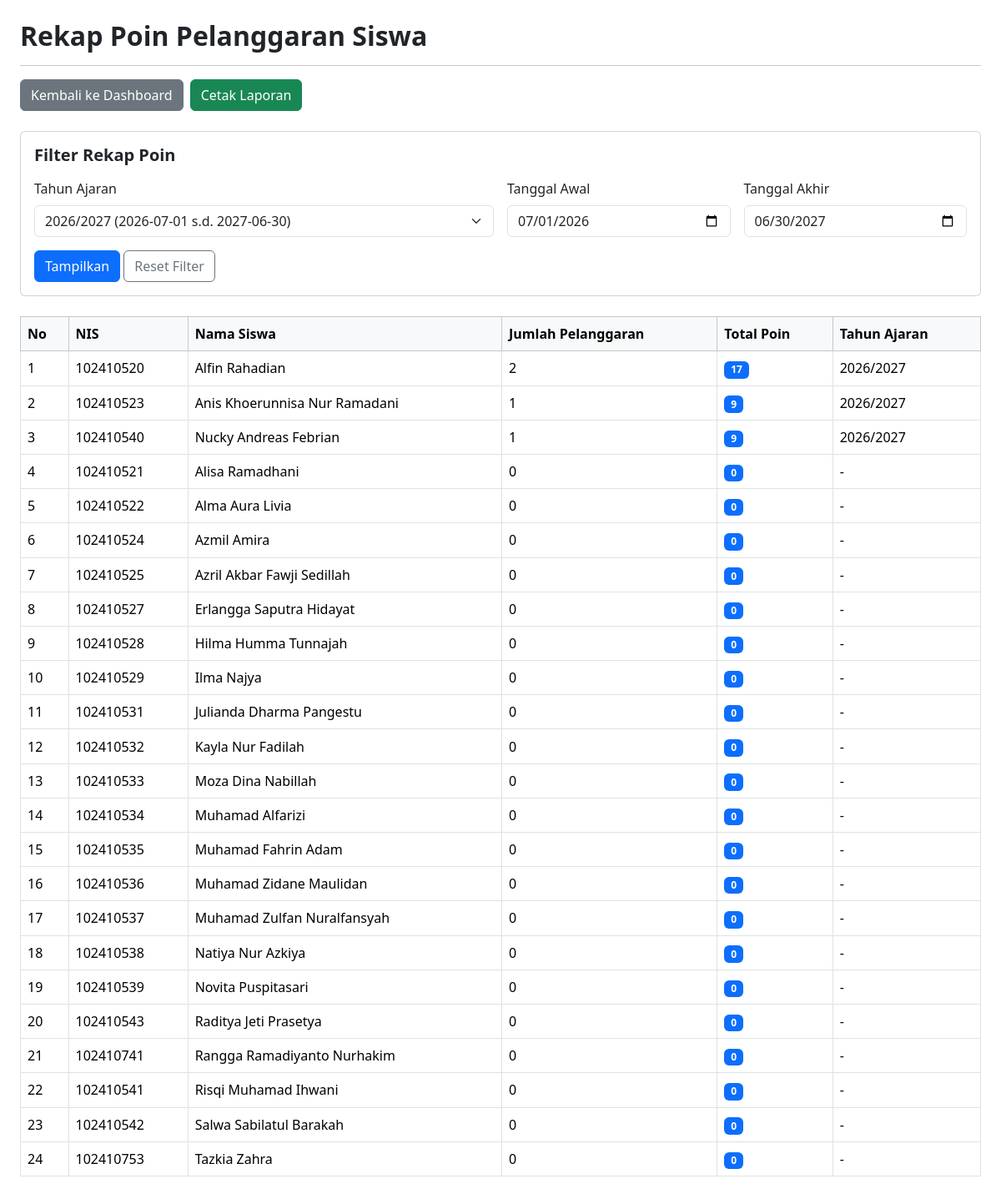
The app's page /rekap_point.php (signed in) with its own data.
### tables this page shows
CREATE TABLE `t_tahun_ajaran` (
  `id` int(11) NOT NULL,
  `nama` varchar(20) DEFAULT NULL,
  `tanggal_mulai` date NOT NULL,
  `tanggal_selesai` date NOT NULL,
  `status_aktif` tinyint(1) NOT NULL,
  `created_at` timestamp NOT NULL DEFAULT current_timestamp(),
  `updated_at` timestamp NOT NULL DEFAULT current_timestamp()
);

CREATE TABLE `t_siswa` (
  `id` int(11) NOT NULL,
  `nis` varchar(30) DEFAULT NULL,
  `nisn` varchar(20) NOT NULL,
  `nama` varchar(150) DEFAULT NULL,
  `jenis_kelamin` char(1) NOT NULL,
  `tanggal_lahir` date NOT NULL,
  `alamat` text NOT NULL,
  `status_aktif` tinyint(1) NOT NULL,
  `created_at` timestamp NOT NULL DEFAULT current_timestamp(),
  `updated_at` timestamp NOT NULL DEFAULT current_timestamp()
);

### includes/tahun_ajaran.php (called while the page is built, shortened)
<?php
if (!function_exists('tahun_ajaran_aktif_id')) {
    function tahun_ajaran_aktif_id($koneksi): int
    {
        static $cache = [];
        $db = $koneksi instanceof mysqli ? $koneksi : ($GLOBALS['koneksi'] ?? null);
        $query = mysqli_query(
            $db,
            "SELECT id
             FROM t_tahun_ajaran
             WHERE status_aktif = 1
             ORDER BY (tanggal_mulai <= CURDATE()
                       AND tanggal_selesai >= CURDATE()) DESC,
                      id DESC
             LIMIT 1"
        );
        $id = 0;
        if ($query) {
            $data = mysqli_fetch_assoc($query);
            $id = (int) ($data['id'] ?? 0);
        }
        return $cache[$db->thread_id ?? 'default'] = $id;
    }
}

### rekap_point.php (the view, shortened to what this page needs)
<?php
include 'config/koneksi.php';
include 'includes/tahun_ajaran.php';
$embed = isset($_GET['embed']) && $_GET['embed'] === '1';
$tahun_ajaran_id = isset($_GET['tahun_ajaran_id'])
    ? (int) $_GET['tahun_ajaran_id']
    : tahun_ajaran_aktif_id($koneksi);
$query_tahun = mysqli_query(
    $koneksi,
    "SELECT id, nama, tanggal_mulai, tanggal_selesai
     FROM t_tahun_ajaran
     ORDER BY status_aktif DESC, tanggal_mulai DESC, id DESC"
);
$daftarTahun = [];
$tahunTerpilih = null;
while ($ta = mysqli_fetch_assoc($query_tahun)) {
    $daftarTahun[] = $ta;
    if ((int)$ta['id'] === $tahun_ajaran_id) {
        $tahunTerpilih = $ta;
    }
}
$tanggal_mulai = isset($_GET['tanggal_mulai'])
    ? trim($_GET['tanggal_mulai'])
    : ($tahunTerpilih['tanggal_mulai'] ?? '');
$tanggal_selesai = isset($_GET['tanggal_selesai'])
    ? trim($_GET['tanggal_selesai'])
    : ($tahunTerpilih['tanggal_selesai'] ?? '');
$role = hak_role_efektif();
$filterWali = '';
if ($role === HAK_WALI_KELAS) {
    $filterWali = " WHERE EXISTS (
        SELECT 1 FROM t_kelas_siswa ks
        INNER JOIN t_wali_kelas wk ON wk.kelas_id = ks.kelas_id AND wk.tahun_ajaran_id = ks.tahun_ajaran_id AND wk.status_aktif = 1
        INNER JOIN t_guru g ON g.id = wk.guru_id
        WHERE ks.siswa_id = s.id AND g.user_id = " . (int)($_SESSION['id'] ?? 0) . " AND ks.status_aktif = 1
    )";
}
$filterTanggal = '';
if ($tanggal_mulai !== '') {
    $filterTanggal .= " AND ps.tanggal >= '" . mysqli_real_escape_string($koneksi, $tanggal_mulai) . "'";
}
if ($tanggal_selesai !== '') {
    $filterTanggal .= " AND ps.tanggal <= '" . mysqli_real_escape_string($koneksi, $tanggal_selesai) . "'";
}
$sql = "
    SELECT
        s.id,
        s.nis,
        s.nama,
        COUNT(ps.id) AS jumlah_pelanggaran,
        COALESCE(SUM(ps.poin), 0) AS total_poin,
        COALESCE(GROUP_CONCAT(DISTINCT ta.nama ORDER BY ta.nama SEPARATOR ', '), '-') AS tahun_ajaran
    FROM t_siswa s
    LEFT JOIN t_pelanggaran_siswa ps
        ON ps.siswa_id = s.id " . $filterTanggal . "
    LEFT JOIN t_tahun_ajaran ta ON ta.id = ps.tahun_ajaran_id
    " . $filterWali . "
    GROUP BY s.id, s.nis, s.nama
    ORDER BY total_poin DESC, s.nama ASC
";
$query = mysqli_query($koneksi, $sql);
function e($value) {
    return htmlspecialchars((string) $value, ENT_QUOTES, 'UTF-8');
}
?>
<?php if (!$embed): ?>
<!DOCTYPE html>
<html lang="id">
<head>
    <link href="https://cdn.jsdelivr.net/npm/bootstrap@5.3.3/dist/css/bootstrap.min.css" rel="stylesheet">
    <link href="https://cdn.datatables.net/2.3.4/css/dataTables.bootstrap5.min.css" rel="stylesheet">
</head>
<body>
<?php else: ?>
<link href="https://cdn.datatables.net/2.3.4/css/dataTables.bootstrap5.min.css" rel="stylesheet">
<?php endif; ?>
<div class="container-fluid p-3 p-md-4 bg-white">
    <h2 class="fw-bold mb-3">Rekap Poin Pelanggaran Siswa</h2>
    <hr>
    <div class="d-flex flex-wrap gap-2 mb-4">
        <a href="dashboard.php?embed=1"
           class="btn btn-secondary"
           onclick="return kembaliDashboard(event)">
            Kembali ke Dashboard
        </a>
        <button type="button"
                class="btn btn-success"
                onclick="cetakLaporan()">
            Cetak Laporan
        </button>
    </div>
    <div class="card mb-4">
        <div class="card-body">
            <h5 class="fw-bold mb-3">Filter Rekap Poin</h5>
            <form method="GET" action="rekap_point.php">
                <div class="row g-3 align-items-end">
                    <div class="col-12 col-md-6">
                        <label for="tahun_ajaran_id" class="form-label">Tahun Ajaran</label>
                        <select id="tahun_ajaran_id" name="tahun_ajaran_id" class="form-select">
                            <?php foreach ($daftarTahun as $ta): ?>
                                <option value="<?= (int)$ta['id'] ?>"
                                    data-mulai="<?= e($ta['tanggal_mulai']) ?>"
                                    data-selesai="<?= e($ta['tanggal_selesai']) ?>"
                                    <?= $tahun_ajaran_id === (int)$ta['id'] ? 'selected' : '' ?>>
                                    <?= e($ta['nama']) ?> (<?= e($ta['tanggal_mulai']) ?> s.d. <?= e($ta['tanggal_selesai']) ?>)
                                </option>
                            <?php endforeach; ?>
                        </select>
                    </div>
                    <div class="col-12 col-md-3">
                        <label for="tanggal_mulai" class="form-label">Tanggal Awal</label>
                        <input type="date" id="tanggal_mulai" name="tanggal_mulai"
                               class="form-control" value="<?= e($tanggal_mulai) ?>">
                    </div>
                    <div class="col-12 col-md-3">
                        <label for="tanggal_selesai" class="form-label">Tanggal Akhir</label>
                        <input type="date" id="tanggal_selesai" name="tanggal_selesai"
                               class="form-control" value="<?= e($tanggal_selesai) ?>" min="<?= e($tanggal_mulai) ?>">
                    </div>
                    <div class="col-12">
                        <button type="submit" class="btn btn-primary">Tampilkan</button>
                        <a href="rekap_point.php<?= $embed ? '?embed=1' : '' ?>" class="btn btn-outline-secondary">Reset Filter</a>
                    </div>
                </div>
            </form>
        </div>
    </div>
    <div class="table-responsive">
        <table id="tabelRekapPoin"
               class="table table-bordered table-hover align-middle w-100">
            <thead class="table-light">
                <tr>
                    <th>No</th>
                    <th>NIS</th>
                    <th>Nama Siswa</th>
                    <th>Jumlah Pelanggaran</th>
                    <th>Total Poin</th>
                    <th>Tahun Ajaran</th>
                </tr>
            </thead>
            <tbody>
                <?php
                $no = 1;
                if (mysqli_num_rows($query) > 0):
                    while ($data = mysqli_fetch_assoc($query)):
                ?>
                    <tr>
                        <td><?= $no++ ?></td>
                        <td><?= e($data['nis'] ?? '') ?></td>
                        <td><?= e($data['nama'] ?? '') ?></td>
                        <td><?= (int) $data['jumlah_pelanggaran'] ?></td>
                        <td>
                            <span class="badge text-bg-primary">
                                <?= (int) $data['total_poin'] ?>
                            </span>
                        </td>
                        <td><?= e($data['tahun_ajaran'] ?? '-') ?></td>
                    </tr>
                <?php
                    endwhile;
                endif; ?>
            </tbody>
        </table>
    </div>
</div>
<?php if (!$embed): ?>
</body>
</html>
<?php endif; ?>

### records on screen
t_tahun_ajaran: tanggal_mulai "07/01/2026", tanggal_selesai "06/30/2027"
t_siswa: nis "102410520", nama "Alfin Rahadian", jumlah_pelanggaran "2", total_poin "17", tahun_ajaran "2026/2027"
t_siswa: nis "102410523", nama "Anis Khoerunnisa Nur Ramadani", jumlah_pelanggaran "1", total_poin "9", tahun_ajaran "2026/2027"
t_siswa: nis "102410540", nama "Nucky Andreas Febrian", jumlah_pelanggaran "1", total_poin "9", tahun_ajaran "2026/2027"
t_siswa: nis "102410521", nama "Alisa Ramadhani", jumlah_pelanggaran "0", total_poin "0", tahun_ajaran "-"
t_siswa: nis "102410522", nama "Alma Aura Livia", jumlah_pelanggaran "0", total_poin "0", tahun_ajaran "-"
t_siswa: nis "102410524", nama "Azmil Amira", jumlah_pelanggaran "0", total_poin "0", tahun_ajaran "-"
t_siswa: nis "102410525", nama "Azril Akbar Fawji Sedillah", jumlah_pelanggaran "0", total_poin "0", tahun_ajaran "-"
t_siswa: nis "102410527", nama "Erlangga Saputra Hidayat", jumlah_pelanggaran "0", total_poin "0", tahun_ajaran "-"
t_siswa: nis "102410528", nama "Hilma Humma Tunnajah", jumlah_pelanggaran "0", total_poin "0", tahun_ajaran "-"
t_siswa: nis "102410529", nama "Ilma Najya", jumlah_pelanggaran "0", total_poin "0", tahun_ajaran "-"
t_siswa: nis "102410531", nama "Julianda Dharma Pangestu", jumlah_pelanggaran "0", total_poin "0", tahun_ajaran "-"
t_siswa: nis "102410532", nama "Kayla Nur Fadilah", jumlah_pelanggaran "0", total_poin "0", tahun_ajaran "-"
t_siswa: nis "102410533", nama "Moza Dina Nabillah", jumlah_pelanggaran "0", total_poin "0", tahun_ajaran "-"
t_siswa: nis "102410534", nama "Muhamad Alfarizi", jumlah_pelanggaran "0", total_poin "0", tahun_ajaran "-"
t_siswa: nis "102410535", nama "Muhamad Fahrin Adam", jumlah_pelanggaran "0", total_poin "0", tahun_ajaran "-"
t_siswa: nis "102410536", nama "Muhamad Zidane Maulidan", jumlah_pelanggaran "0", total_poin "0", tahun_ajaran "-"
t_siswa: nis "102410537", nama "Muhamad Zulfan Nuralfansyah", jumlah_pelanggaran "0", total_poin "0", tahun_ajaran "-"
t_siswa: nis "102410538", nama "Natiya Nur Azkiya", jumlah_pelanggaran "0", total_poin "0", tahun_ajaran "-"
t_siswa: nis "102410539", nama "Novita Puspitasari", jumlah_pelanggaran "0", total_poin "0", tahun_ajaran "-"
t_siswa: nis "102410543", nama "Raditya Jeti Prasetya", jumlah_pelanggaran "0", total_poin "0", tahun_ajaran "-"
t_siswa: nis "102410741", nama "Rangga Ramadiyanto Nurhakim", jumlah_pelanggaran "0", total_poin "0", tahun_ajaran "-"
t_siswa: nis "102410541", nama "Risqi Muhamad Ihwani", jumlah_pelanggaran "0", total_poin "0", tahun_ajaran "-"
t_siswa: nis "102410542", nama "Salwa Sabilatul Barakah", jumlah_pelanggaran "0", total_poin "0", tahun_ajaran "-"
t_siswa: nis "102410753", nama "Tazkia Zahra", jumlah_pelanggaran "0", total_poin "0", tahun_ajaran "-"

### other values on screen
form field tahun_ajaran_id "2026/2027 (2026-07-01 s.d. 2027-06-30)"
